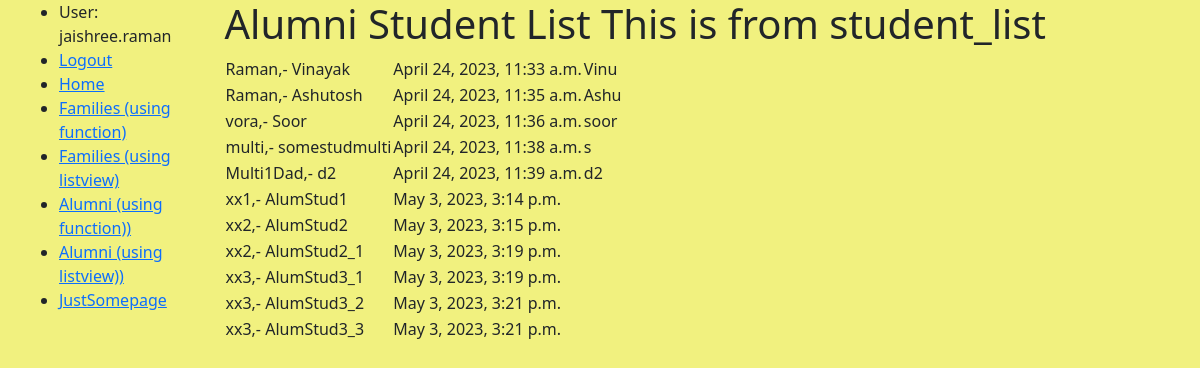
Screenshot of /jralumniarchive/x (signed in) with the database file from the repository.
### jralumniarchive/models.py (models this page shows, shortened)
class Student(models.Model):
    lastname = models.CharField(max_length=200, help_text='Enter Last Name')
    firstname = models.CharField(max_length=200, help_text='Enter First Name')
    nickname = models.CharField(max_length=200, help_text='Enter NickName')
    addr1 = models.CharField(max_length=200, help_text='Enter Addr Line 1')
    addr2 = models.CharField(max_length=200, help_text='Enter Addr Line 2')
    city = models.CharField(max_length=200, help_text='Enter Addr City')
    state = models.CharField(max_length=200, help_text='Enter Addr State')
    zip = models.CharField(max_length=10, help_text='Enter Addr Zip')
    birthdate = models.DateField
    phone1 = models.CharField(max_length=100, help_text='Enter Phone')
    emailaddr = models.EmailField(max_length=200, null=True)
    createdby = models.ForeignKey(settings.AUTH_USER_MODEL, on_delete=models.CASCADE,null=True)
    created_date = models.DateTimeField(default=timezone.now, blank=True, null=True)
    verified_date = models.DateTimeField(blank=True, null=True)
    @property
    def lnamefname(self):
        return "%s,- %s" % (self.lastname, self.firstname)

### jralumniarchive/views.py (the view)
# urls.py: path('x', views.student_list, name='student_list'),
@login_required
def student_list(request):
    students = Student.objects.order_by('created_date')
    return render(request, 'viewshtmls/student_list.html', {'students': students, 'additional_data': 'This is from student_list'})

### jralumniarchive/templates/viewshtmls/student_list.html
{% extends 'viewshtmls/base.html' %}
{% block content %}
  <h1>Alumni Student List {{additional_data}} </h1>
<table>
    {% for student in students %}
        <student class="student">
            <tr>
                <td> {{ student.lnamefname }}</td>
                <td><time class="date">{{ student.created_date }}</time></td>
                <td>{{ student.nickname }}</td>
            </tr>
        </student>
    {% endfor %}
</table>
{% endblock %}

### jralumniarchive/templates/viewshtmls/base.html (shortened to what this page needs)
<!DOCTYPE html>
<html lang="en">
<head>
  <link href="https://cdn.jsdelivr.net/npm/bootstrap@5.1.3/dist/css/bootstrap.min.css" rel="stylesheet">
  {% load static %}
  <link rel="stylesheet" href="{% static 'css/styles.css' %}">
</head>
<body >
  <div class="container-fluid">
    <div class="row">
      <div class="col-sm-2">
      {% block sidebar %}
        <ul class="sidebar-nav">
             {% if user.is_authenticated %}
                <li>User: {{ user.get_username }}</li>
                <li><a href="{% url 'logout' %}?next={{ request.path }}">Logout</a></li>
            {% else %}
                <li><a href="{% url 'login' %}?next={{ request.path }}">Login</a></li>
            {% endif %}
            <li><a href="{% url 'dashboard' %}">Home</a></li>
            <li><a href="{% url 'familiesf' %}">Families (using function) </a></li>
            <li><a href="{% url 'familiesgc' %}">Families (using listview) </a></li>
            <li><a href="{% url 'studentsf' %}">Alumni (using function))</a></li>
           <li><a href="{% url 'studentsgc' %}">Alumni (using listview))</a></li>
            <li><a href="{% url 'justsomepage' %}">JustSomepage</a></li>
        </ul>
     {% endblock %}
      </div>
      <div class="col-sm-10 ">{% block content %}{% endblock %}
      </div>
    </div>
  </div>
</body>
</html>

### jralumniarchive/static/css/styles.css (style rules this page uses)
body { background-color: rgb(241, 241, 127); padding-left: 15px; }

### rows the page displays
Student: lnamefname "Raman,- Vinayak", created_date "April 24, 2023, 11:33 a.m.", nickname "Vinu"
Student: lnamefname "Raman,- Ashutosh", created_date "April 24, 2023, 11:35 a.m.", nickname "Ashu"
Student: lnamefname "vora,- Soor", created_date "April 24, 2023, 11:36 a.m.", nickname "soor"
Student: lnamefname "multi,- somestudmulti", created_date "April 24, 2023, 11:38 a.m.", nickname "s"
Student: lnamefname "Multi1Dad,- d2", created_date "April 24, 2023, 11:39 a.m.", nickname "d2"
Student: lnamefname "xx1,- AlumStud1", created_date "May 3, 2023, 3:14 p.m."
Student: lnamefname "xx2,- AlumStud2", created_date "May 3, 2023, 3:15 p.m."
Student: lnamefname "xx2,- AlumStud2_1", created_date "May 3, 2023, 3:19 p.m."
Student: lnamefname "xx3,- AlumStud3_1", created_date "May 3, 2023, 3:19 p.m."
Student: lnamefname "xx3,- AlumStud3_2", created_date "May 3, 2023, 3:21 p.m."
Student: lnamefname "xx3,- AlumStud3_3", created_date "May 3, 2023, 3:21 p.m."

### other values shown
{{ user.get_username }} "jaishree.raman"
